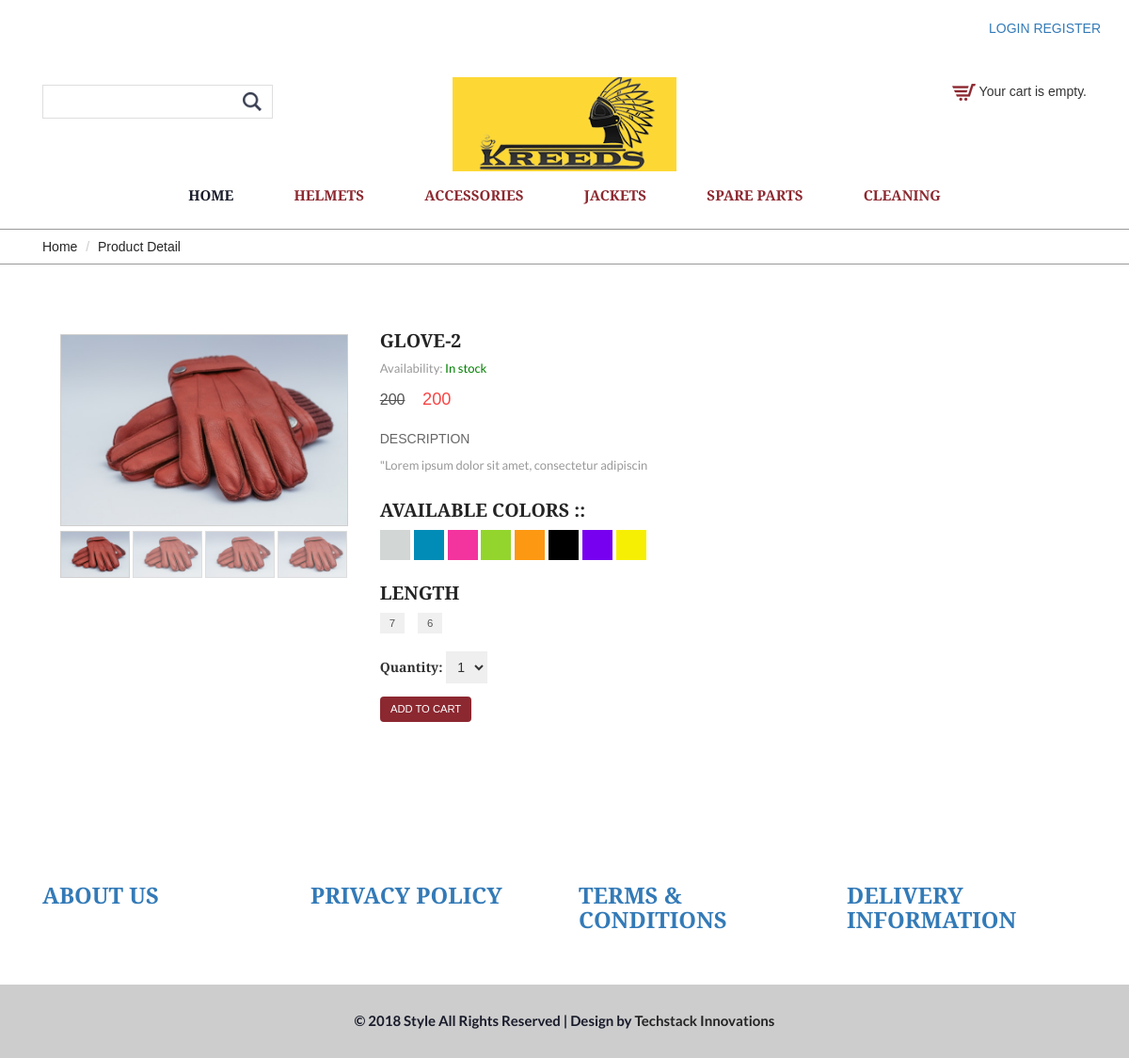
/product/21/, run on the app's committed database.
### ecom/models.py (models this page shows, shortened)
class Category(models.Model):
	Name=models.CharField(max_length=30)
	Description=models.TextField(max_length=50)

class Product(models.Model):
	Categories=models.ForeignKey(Category,on_delete=models.CASCADE)
	Name=models.CharField(max_length=20,blank=True )
	Image=models.FileField(upload_to='media/',null=True,blank=True)
	IDorSNO=models.IntegerField(default=0,null=True,blank=True)
	Description=models.TextField(max_length=50,null=True,blank=True)
	Price=models.IntegerField(default=0,null=True,blank=True)
	NumbersAvailable=models.IntegerField(default=0,null=True,blank=True)

### ecom/views.py (the view)
# urls.py: url(r'^product/(?P<pk>\d+)/', product_detail, name='product_detail'),
def product_detail(request, pk):
    categories=Category.objects.all()
    post=get_object_or_404(Product, pk=pk)
    no = int(post.NumbersAvailable)+1
    cart_product_form = CartAddProductForm()
    return render(request,'frontend/single.html', {'post': post, 'cart_product_form':CartAddProductForm, 'categories':categories, "range":range(1,no)})

### ecom/cart.py (called while the page is built)
    def __len__(self):
        return sum(item['quantity'] for item in self.cart.values())

### ecom/context_processor.py (called while the page is built)
def cart(request):
    return {'cart': Cart(request)}

### templates/frontend/single.html (shortened to what this page needs)
<!DOCTYPE html>
{% load static %}
{% load widget_tweaks %}
<html>
<head>
<link href="{% static 'frontend/css/bootstrap.css' %}" rel="stylesheet" type="text/css" media="all">
<link href="{% static 'frontend/css/style.css' %}" rel="stylesheet" type="text/css" media="all" />
<link rel="stylesheet" href="{% static 'frontend/css/flexslider.css' %}" type="text/css" media="screen" />
<link href="{% static 'frontend/css/memenu.css' %}" rel="stylesheet" type="text/css" media="all" />
</head>
<body>
        <div class="container">
		<div class="pull-right">
		{% if request.user.is_authenticated %}
			<p><a href="{% url 'auth_logout' %}" class="simpleCart_empty">LOGOUT</a></p>
        {% else %}
             <a class="active" href="{% url 'auth_login' %}">LOGIN</a>
             <a class="active" href="{% url 'registration_register' %}">REGISTER</a>
        {% endif %}
		</div>
	</div>
	<div class="top-header">
	<div class="container">
		<div class="top-header-main">
			<div class="col-md-4 top-header-left">
				<div class="search-bar">
					<form action="/search/" method="get">{% csrf_token %}
			    		<input type="text" name="q" onfocus="this.value = '';" onblur="if (this.value == '') {this.value = 'Search';}">
						<input type="submit" value="">
					</form>
				</div>
			</div>
			<div class="col-md-4 top-header-middle">
				<a href="/"><img src="{% static 'frontend/images/logo-4.png' %}" alt="" /></a>
			</div>
			<div class="col-md-4 top-header-right">
				<div class="cart box_1">
					{% if cart|length > 0 %}
						<a href="{% url 'cart_detail' %}">
						<h3>
							<div class="total">
							<span class="total">₹{{ cart.get_total_price }}</span>
							(<span class="simpleCart">{{ cart|length }} items}</span>)
						</div>
							<img src="{% static 'frontend/images/cart-1.png' %}" alt="" />
						</a>
						<div class="clearfix"> </div>
						{% else %}
						<img src="{% static 'frontend/images/cart-2.png' %}" alt="" />
						Your cart is empty.
				{% endif %}
					</div>
			<div class="clearfix"></div>
		</div>
	</div>
</div>
<div class="header-bottom">
		<div class="container">
			<div class="top-nav">
				<ul class="memenu skyblue"><li class="active"><a href="/">Home</a></li>
				{% if categories %}
					{% for category in categories %}
					<li class="grid"><a href="{% url 'category' pk=category.pk %}">{{ category.Name }}</a></li>
					{% endfor %}
					{% endif %}
		</div>
	</div>
	<div class="breadcrumbs">
		<div class="container">
			<div class="breadcrumbs-main">
				<ol class="breadcrumb">
					<li><a href="/">Home</a></li>
					<li class="active">Product Detail</li>
				</ol>
			</div>
		</div>
	</div>
	<div class="single contact">
		<div class="container">
			<div class="single-main">
				<div class="col-md-9 single-main-left">
				<div class="sngl-top">
					<div class="col-md-5 single-top-left">
						<div class="flexslider">
							<ul class="slides">
								<li data-thumb="{{ post.Image.url }}">
									<img src="{{ post.Image.url }}"/>
								</li>
							</ul>
						</div>
				</div>
				<div class="col-md-7 single-top-right">
					<div class="details-left-info simpleCart_shelfItem">
						<h3>{{ post.Name }}</h3>
						<p class="availability">Availability: {% if post.NumbersAvailable %}<span style="color:green">In stock</span>{% else %}<span class="color">Out of stock</span>{% endif %}</p>
						<div class="price_single">
							<span class="reducedfrom">{{ post.Price }}</span>
							<span class="actual item_price">{{ post.Price }}</span>
						</div>
						<h2 class="quick">Description</h2>
						<p class="quick_desc"> {{ post.Description}}</p>
						<ul class="product-colors">
							<h3>available Colors ::</h3>
							<li><a class="color1" href="#"><span> </span></a></li>
							<li><a class="color2" href="#"><span> </span></a></li>
							<li><a class="color3" href="#"><span> </span></a></li>
							<li><a class="color4" href="#"><span> </span></a></li>
							<li><a class="color5" href="#"><span> </span></a></li>
							<li><a class="color6" href="#"><span> </span></a></li>
							<li><a class="color7" href="#"><span> </span></a></li>
							<li><a class="color8" href="#"><span> </span></a></li>
						</ul>
						<ul class="size">
							<h3>Length</h3>
							<li><a href="#">7</a></li>
							<li><a href="#">6</a></li>
						</ul>
					<form action="{% url 'cart_add' post.id %}" method="post">
              		<div class="quantity_box">
										<label for="id_quantity">Quantity:</label>
										<select name="quantity" id="id_quantity">
										{% for i in range %}
										<option value="{{i}}">{{i}}</option>
										{% endfor %}
										</select>
              		</div>
              		<div class="single-but item_add">
             		<input type="submit" value="add to cart" class="btn btn-primary">
             		</div>
          </form>
			</div>
		</div>
	</div>
						</div>
					</div>
				</div>
			</div>
		</div>
	</div>
	<div class="footer">
		<div class="container">
			<div class="footer-top">
			<div class="col-md-3 footer-left">
					<h3><a href="aboutus/">ABOUT US</a></h3>
				</div>
				<div class="col-md-3 footer-left">
					<h3><a href="privacy/"> PRIVACY POLICY</a></h3>
				</div>
				<div class="col-md-3 footer-left">
					<h3><a href="terms/">TERMS & CONDITIONS</a></h3>
				</div>
				<div class="col-md-3 footer-left">
					<h3><a href="info/">DELIVERY INFORMATION</a></h3>
				</div>
			</div>
		</div>
	</div>
	<div class="footer-text">
		<div class="container">
			<div class="footer-main">
				<p class="footer-class">© 2018 Style All Rights Reserved | Design by  <a href="http://techstackinnovations.com/" target="_blank">Techstack Innovations</a> </p>
			</div>
		</div>
	</div>
</body>
</html>

### static/frontend/css/style.css (style rules this page uses)
body { background:#fff; font-family: 'Alegreya Sans SC', sans-serif; }
body a { transition: 0.5s all; -webkit-transition: 0.5s all; -o-transition: 0.5s all; -moz-transition: 0.5s all; -ms-transition: 0.5s all; }
.top-header { padding: 3em 0px 1.5em 0px; }
.search-bar input[type="text"] { width: 100%; padding: 8px 45px 8px 8px; border: 1px solid rgba(0, 0, 0, 0.13); background: none; outline: none; -webkit-appearance: none; color: rgba(0, 0, 0, 0.74); font-size: 0.875em; font-family: 'Lato', sans-serif; }
.search-bar input[type="submit"] { background: url(../images/search.png)no-repeat 0px 0px; outline: none; -webkit-appearance: none; border: 0; display: inline-block; vertical-align: -webkit-baseline-middle; position: absolute; width: 24px; height: 24px; top: 6px; left: 211px; }
.search-bar { position: relative; width: 70%; margin-top: 8px; }
.top-header-middle { text-align: center; }
.item_add { color: #fff; border:none; }
.box_1 { float: right; margin-top: 5px; }
.header-bottom { padding: 10px 0px; }
.footer { padding:5em 0px; }
.footer-left h3 { color: #242424; font-size: 1.7em; font-weight: 600; margin: 0; }
.footer-text { padding: 2em 0px; background: rgba(153, 153, 153, 0.49); }
.footer-main { text-align:center; }
.footer-main p { color: #181b2a; font-size: 15px; font-weight: 600; font-family: 'Lato', sans-serif; margin: 0; }
.footer-main p a { color: #242424; }
.contact { padding:6em 0px; }
.breadcrumbs { border-top: 1px solid #999; border-bottom: 1px solid #999; margin-top: 1em; }
ol.breadcrumb { margin: 0; }
.breadcrumb li a { color:#242424; }
.breadcrumb > .active { color: #242424; }
.breadcrumb { background: none; }
.details-left-info h3 { margin: 0 0 10px; font-size: 1.4em; color: #242424; font-weight: 700; text-transform: uppercase; }
p.availability { color: #999; font-size: 13px; font-family: 'Lato', sans-serif; }
.price_single { font-size: 1.3em; margin: 0.5em 0 1.2em; }
span.reducedfrom { text-decoration: line-through; margin-right: 3%; color: #555; font-size: 16px; font-weight: 500; }
span.actual { color: #f84545; font-size: 1em; margin-right: 5%; font-weight: 500; }
h2.quick { color: #666; font-size: 14px; text-transform: uppercase; }
p.quick_desc { color: #999; font-size: 13px; line-height: 1.6em; margin-bottom: 2em; font-family: 'Lato', sans-serif; }
ul.product-colors { padding: 0; }
.product-colors li { display: inline-block; }
.product-colors li a span { width: 32px; height: 32px; display: inline-block; }
.color1 span { background: #D2D6D5; }
.color2 span { background: #008CB7; }
.color3 span { background: #F3349E; }
.color4 span { background: #93D52D; }
.color5 span { background: #FD9812; }
.color6 span { background: #000000; }
.color7 span { background: #7800F0; }
.color8 span { background: #F6EF04; }
ul.size { padding: 0; list-style: none; margin-top: 1.4em; }
ul.size li { display: inline-block; margin: 0 10px 0 0; }
ul.size li a { color: #555; font-size: 0.8125em; background: #f0f0f0; padding: 5px 10px; }
.quantity_box { margin: 1.5em 0 0 0; }
#id_quantity { border: 1px solid #eee; padding: 0.5em; font-size: 1em; outline: none; cursor: pointer; }
#id_quantity option { border: 1px solid #EEE; }
.single-but { margin-top: 1em; }
.single-but input[type="submit"] { background: #8c2830; color: #FFF; font-size: 0.8em; padding: 0.5em 1em; transition: 0.5s all; -webkit-transition: 0.5s all; -moz-transition: 0.5s all; -o-transition: 0.5s all; cursor: pointer; outline: none; text-transform: uppercase; border: none; }
@media (max-width:1280px) { .footer { padding: 4em 0px; } }
@media (max-width:1280px) { .contact,.account,.ckeckout { padding: 5em 0px; } }

### static/frontend/css/flexslider.css (style rules this page uses)
.slides, .slides > li, .flex-control-nav, .flex-direction-nav { margin: 0; padding: 0; list-style: none; }
.flexslider { margin: 0; padding: 0; }
.flexslider .slides > li { display: none; -webkit-backface-visibility: hidden; }
.flexslider .slides img { width: 100%; display: block; }
.flexslider .slides:after { content: "\0020"; display: block; clear: both; visibility: hidden; line-height: 0; height: 0; }
.flexslider { margin: 0 0 60px; background: #ffffff; border: 4px solid #ffffff; position: relative; zoom: 1; -webkit-border-radius: 4px; -moz-border-radius: 4px; border-radius: 4px; -webkit-box-shadow: '' 0 1px 4px rgba(0, 0, 0, 0.2); -moz-box-shadow: '' 0 1px 4px rgba(0, 0, 0, 0.2); -o-box-shadow: '' 0 1px 4px rgba(0, 0, 0, 0.2); box-shadow: '' 0 1px 4px rgba(0, 0, 0, 0.2); }
.flexslider .slides { zoom: 1; }
.flexslider .slides img { height: auto; }

### data on the page
Category: Name "HELMETS"
Category: Name "ACCESSORIES"
Category: Name "JACKETS"
Category: Name "SPARE PARTS"
Category: Name "CLEANING"
Product: Image (picture), Name "GLOVE-2", Price "200", Description "\"Lorem ipsum dolor sit amet, consectetur adipiscin"

### other printed values
form field quantity "1"
